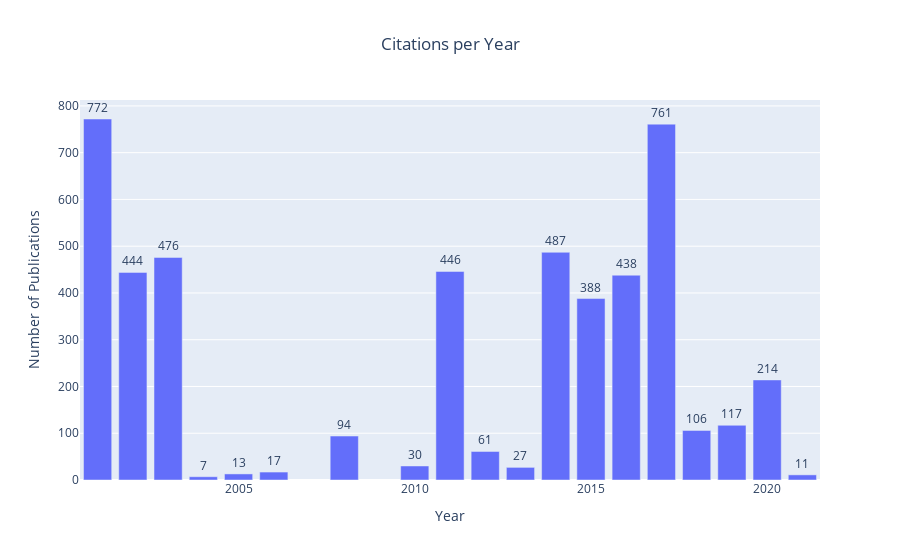

This figure's notebook cell:
### Markdown cell above
#### Citations per year

### Code cell
fig_3 = plots.make_citations_per_year(df)
fig_3.show()

### Figure 1 — Plotly figure (JSON) as saved in the notebook; plotly's stock layout.template omitted (floating-point values rounded to 4 significant figures)
{"data": [{"textangle": 0, "textposition": "outside", "texttemplate": "%{y}", "type": "bar", "x": [2001, 2002, 2003, 2004, 2005, 2006, 2008, 2010, 2011, 2012, 2013, 2014, 2015, 2016, 2017, 2018, 2019, 2020, 2021], "y": [772, 444, 476, 7, 13, 17, 94, 30, 446, 61, 27, 487, 388, 438, 761, 106, 117, 214, 11]}], "layout": {"title": {"text": "Citations per Year", "x": 0.5}, "xaxis": {"title": {"text": "Year"}}, "yaxis": {"title": {"text": "Number of Publications"}}}}
